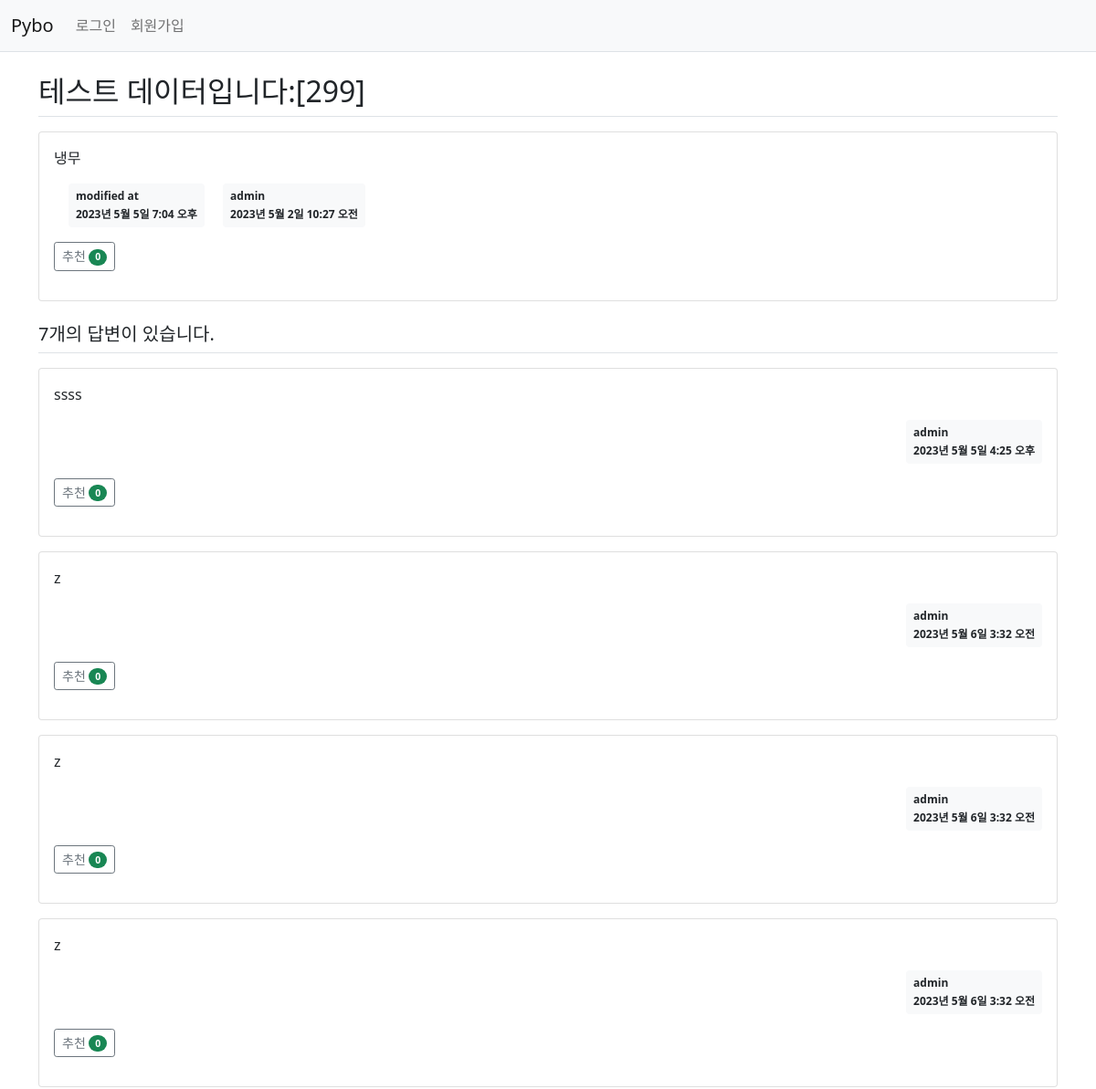
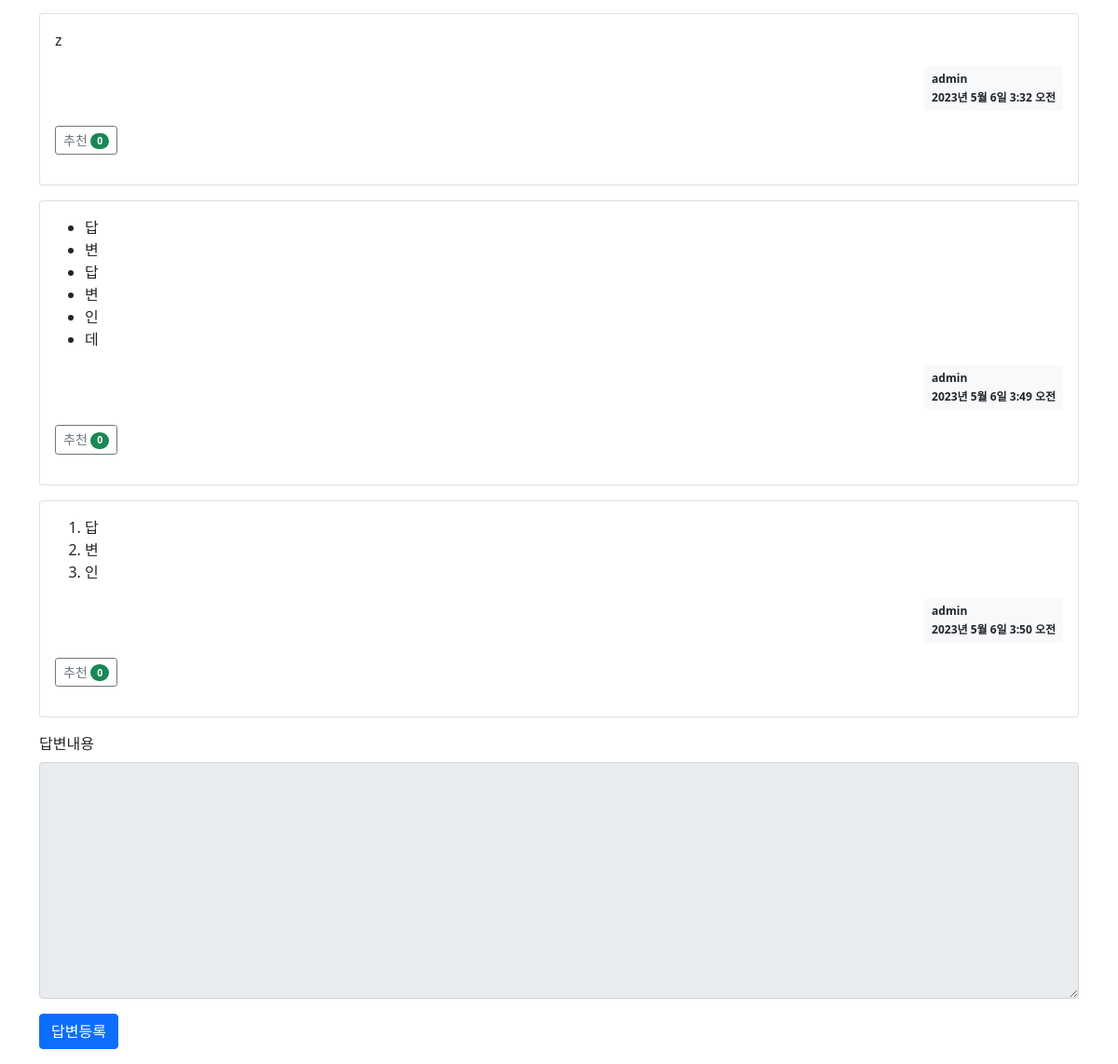
Page /pybo/305/ on the committed database (2 pictures, top to bottom).
### pybo/models.py (models this page shows, shortened)
class Question(models.Model):
    author = models.ForeignKey(User, on_delete=models.CASCADE, related_name='author_question',null=True, default=None)
    subject = models.CharField(max_length=200)
    content = models.TextField()
    create_date = models.DateTimeField()
    modify_date = models.DateTimeField(null=True, blank=True)
    voter = models.ManyToManyField(User, related_name='voter_question')

class Answer(models.Model):
    author = models.ForeignKey(User, on_delete=models.CASCADE, related_name='author_answer', null=True, default=None)
    question = models.ForeignKey(Question, on_delete=models.CASCADE)
    content = models.TextField()
    create_date = models.DateTimeField()
    modify_date = models.DateTimeField(null=True, blank=True)
    voter = models.ManyToManyField(User, related_name='voter_answer')

### pybo/views/base_views.py (the view)
def detail(request, question_id):
    question = get_object_or_404(Question, pk=question_id)
    context = {'question': question}
    return render(request, 'pybo/question_detail.html', context)

### pybo/templatetags/pybo_filter.py (called while the page is built)
@register.filter
def mark(value):
    extensions = ["nl2br", "fenced_code"]
    return mark_safe(markdown.markdown(value, extensions=extensions))

### templates/pybo/question_detail.html (shortened to what this page needs)
{% extends 'base.html' %}
{% load pybo_filter %}
{% block content %}
<div class="container my-3">
    <h2 class="border-bottom py-2">{{ question.subject }}</h2>
    <div class="card my-3">
        <div class="card-body">
            <div class="card-text">{{ question.content|mark }}</div>
            {% if question.modify_date %}
            <div class="badge bg-light text-dark p-2 text-start mx-3">
                <div class="mb-2">modified at</div>
                <div>{{ question.modify_date }}</div>
            </div>
            {% endif %}
            <div class="badge bg-light text-dark p-2 text-start">
                <div class="mb-2">{{ question.author.username }}</div>
                <div>{{ question.create_date }}</div>
            </div>
            <div class="my-3">
                <a href="javascript:void(0)" data-uri="{% url 'pybo:question_vote' question.id  %}"
                    class="recommend btn btn-sm btn-outline-secondary"> 추천
                    <span class="badge rounded-pill bg-success">{{question.voter.count}}</span>
                </a>
            </div>
        </div>
    </div>
    <h5 class="border-bottom my-3 py-2">{{question.answer_set.count}}개의 답변이 있습니다.</h5>
    {% for answer in question.answer_set.all %}
    <div class="card my-3">
        <div class="card-body">
            <div class="card-text">{{ answer.content|mark }}</div>
            <div class="d-flex justify-content-end">
                <div class="badge bg-light text-dark p-2 text-start">
                    <div class="mb-2">{{ answer.author.username }}</div>
                    <div>{{ answer.create_date }}</div>
                </div>
            </div>
            <div class="my-3">
                <a href="javascript:void(0)" data-uri="{% url 'pybo:answer_vote' answer.id  %}"
                    class="recommend btn btn-sm btn-outline-secondary"> 추천
                    <span class="badge rounded-pill bg-success">{{answer.voter.count}}</span>
                </a>
            </div>
        </div>
    </div>
    {% endfor %}
    <form action="{% url 'pybo:answer_create' question.id %}" method="post" class="my-3">
        <div class="mb-3">
            <label for="content" class="form-label">답변내용</label>
            <textarea {% if not user.is_authenticated %}disabled{% endif %}
              name="content" id="content" class="form-control" rows="10"></textarea>
        </div>
        <input type="submit" value="답변등록" class="btn btn-primary">
    </form>
</div>
{% endblock %}

### rows in the picture
Question: subject "테스트 데이터입니다:[299]", content|mark "냉무", modify_date "2023년 5월 5일 7:04 오후", author.username "admin", create_date "2023년 5월 2일 10:27 오전", voter.count "0", answer_set.count "7"
Answer: content|mark "ssss", author.username "admin", create_date "2023년 5월 5일 4:25 오후", voter.count "0"
Answer: content|mark "z", author.username "admin", create_date "2023년 5월 6일 3:32 오전", voter.count "0"
Answer: content|mark "z", author.username "admin", create_date "2023년 5월 6일 3:32 오전", voter.count "0"
Answer: content|mark "z", author.username "admin", create_date "2023년 5월 6일 3:32 오전", voter.count "0"
Answer: content|mark "z", author.username "admin", create_date "2023년 5월 6일 3:32 오전", voter.count "0"
Answer: content|mark "답 변 답 변 인 데", author.username "admin", create_date "2023년 5월 6일 3:49 오전", voter.count "0"
Answer: content|mark "답 변 인", author.username "admin", create_date "2023년 5월 6일 3:50 오전", voter.count "0"
